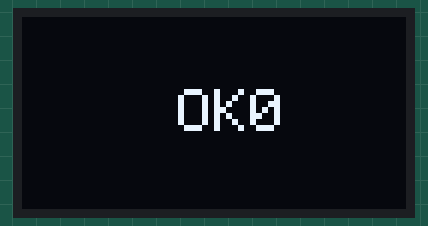
Recording of a sketch running on a simulated ESP32. Parts: 128×64 one-colour display. What the sketch prints to the serial monitor is not drawn.

Above: at 0.2 s.
At 5.14 s:
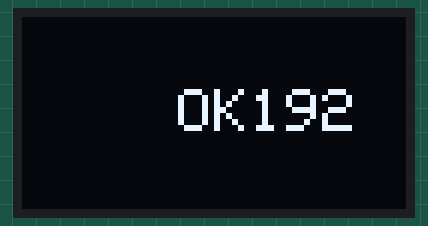
At 10.07 s:
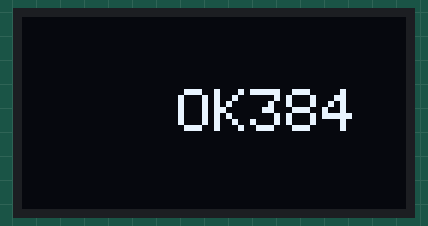
At 19.93 s:
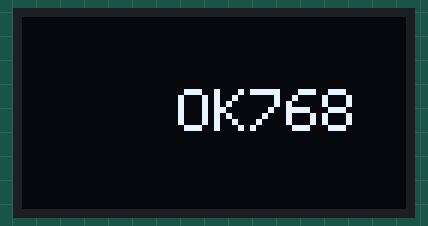
At 29.8 s:
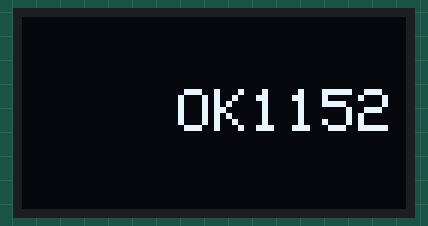
At 39.66 s:
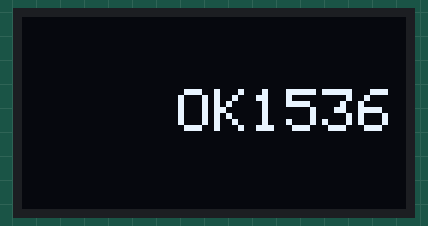

The sketch:

esp32_displayLCD_v01a.ino
```cpp
#include <Wire.h>
#include <Adafruit_GFX.h>
#include <Adafruit_SSD1306.h>

#define SCREEN_WIDTH 128
#define SCREEN_HEIGHT 64


//  conexão:
//  SDA: pino 21
//  SCL: pino 22

Adafruit_SSD1306 display(SCREEN_WIDTH, SCREEN_HEIGHT, &Wire, -1); // Pinos SDA e SCL

int i = 0;

void setup() {
  Serial.begin(115200);

  if (!display.begin(SSD1306_SWITCHCAPVCC, 0x3C)) {
    Serial.println(F("Falha ao iniciar o display SSD1306"));
    for (;;) ;
  }

  display.setTextSize(2);
  display.setTextColor(WHITE);
}

void loop() {
  Serial.println("Rodando 2");
  display.clearDisplay();

  // Obtenha o tamanho da mensagem "OK"
  int16_t x, y;
  uint16_t w, h;
  display.getTextBounds("OK", 0, 0, &x, &y, &w, &h);

  // Centralize a mensagem no display
  int16_t xPos = (SCREEN_WIDTH - w) / 2;
  int16_t yPos = (SCREEN_HEIGHT - h) / 2;

  display.setCursor(xPos, yPos);
  display.print("OK");
  display.print(i);
  i++;
  display.display();
}
```
